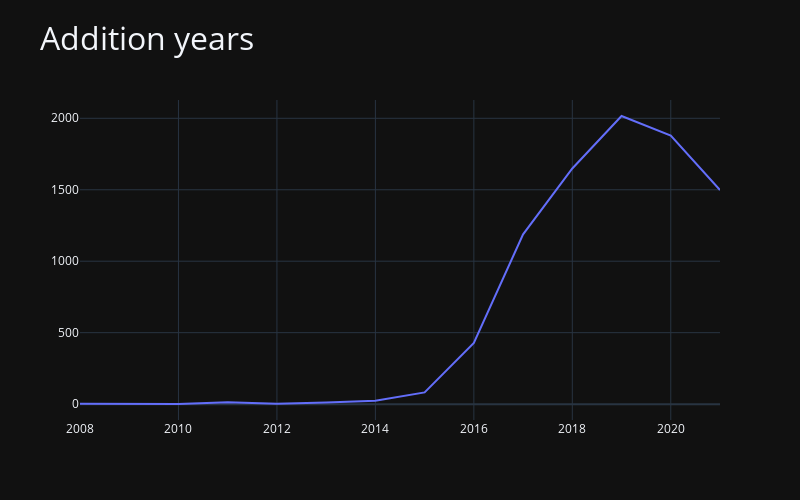

This figure's notebook cell:
### Code cell
file_path = 'C:\\Users\\vlad-\Desktop\\netflix_titles.csv'
df = pd.read_csv(file_path)
df2 = df[['date_added']].dropna()
df2['date_added'] = df2['date_added'].apply(lambda x: int(x.split(', ')[-1]))
df['date_added'] = df2['date_added']
df1 = df.groupby('date_added')['title'].count()

fig = px.line(x=df1.index, y=df1.values, 
              template='plotly_dark',  
              labels={'x': '', 'y': ''},  
              title='Addition years',  
              width=800, height=500 
             )

fig.update_layout(titlefont={'size': 32}
                 )
fig.show()
df1

### Figure 1 — Plotly figure (JSON) as saved in the notebook; plotly's stock layout.template omitted (floating-point values rounded to 4 significant figures)
{"data": [{"hovertemplate": "=%{y}<extra></extra>", "legendgroup": "", "line": {"color": "#636efa", "dash": "solid"}, "marker": {"symbol": "circle"}, "mode": "lines", "name": "", "orientation": "v", "showlegend": false, "type": "scatter", "x": [2008, 2009, 2010, 2011, 2012, 2013, 2014, 2015, 2016, 2017, 2018, 2019, 2020, 2021], "xaxis": "x", "y": [2, 2, 1, 13, 3, 11, 24, 82, 429, 1188, 1649, 2016, 1879, 1498], "yaxis": "y"}], "layout": {"height": 500, "legend": {"tracegroupgap": 0}, "title": {"font": {"size": 32}, "text": "Addition years"}, "width": 800, "xaxis": {"anchor": "y", "domain": [0, 1], "title": {"text": ""}}, "yaxis": {"anchor": "x", "domain": [0, 1], "title": {"text": ""}}}}
